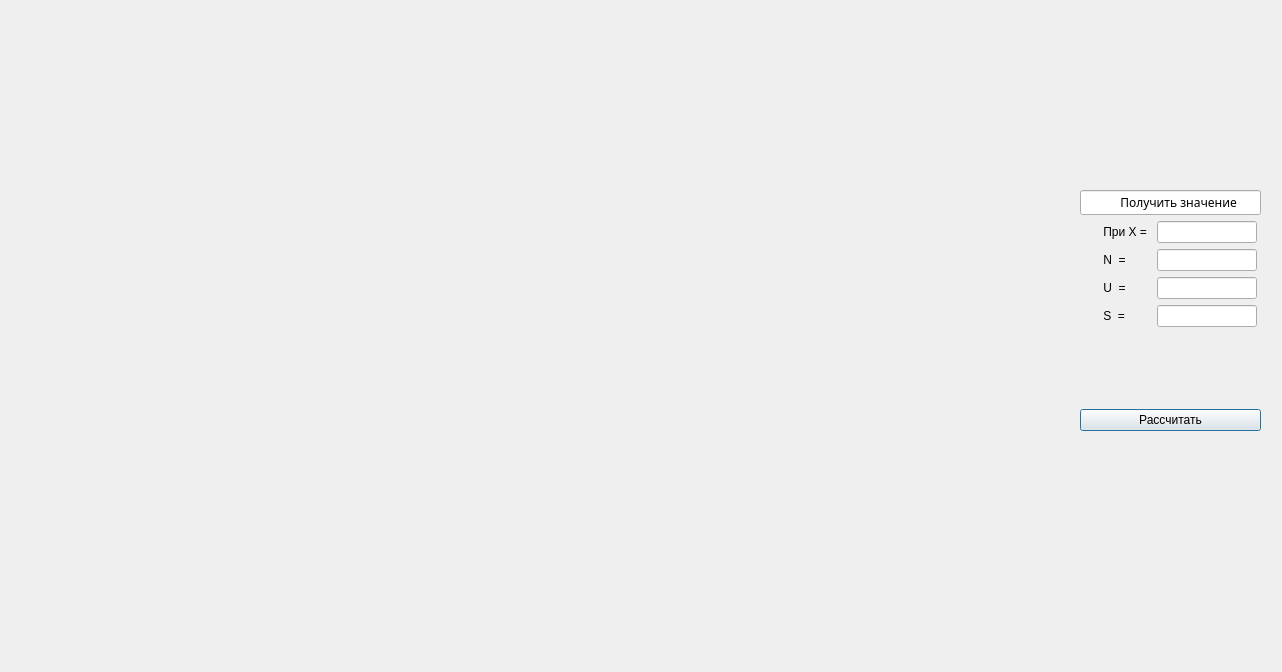
<?xml version="1.0" encoding="UTF-8"?>
<ui version="4.0">
 <class>Dialog</class>
 <widget class="QDialog" name="Dialog">
  <property name="geometry">
   <rect>
    <x>0</x>
    <y>0</y>
    <width>1282</width>
    <height>672</height>
   </rect>
  </property>
  <property name="windowTitle">
   <string>Dialog</string>
  </property>
  <widget class="QWidget" name="widget_2" native="true">
   <property name="geometry">
    <rect>
     <x>10</x>
     <y>340</y>
     <width>1021</width>
     <height>301</height>
    </rect>
   </property>
  </widget>
  <widget class="QWidget" name="widget_3" native="true">
   <property name="geometry">
    <rect>
     <x>10</x>
     <y>20</y>
     <width>1021</width>
     <height>301</height>
    </rect>
   </property>
  </widget>
  <widget class="QWidget" name="verticalLayoutWidget">
   <property name="geometry">
    <rect>
     <x>1080</x>
     <y>190</y>
     <width>181</width>
     <height>241</height>
    </rect>
   </property>
   <layout class="QVBoxLayout" name="verticalLayout">
    <item>
     <widget class="QLineEdit" name="lineEdit">
      <property name="font">
       <font>
        <family>Arial Rounded MT Bold</family>
        <pointsize>9</pointsize>
       </font>
      </property>
      <property name="text">
       <string>            Получить значение</string>
      </property>
     </widget>
    </item>
    <item>
     <layout class="QFormLayout" name="formLayout">
      <item row="0" column="0">
       <widget class="QLabel" name="label">
        <property name="text">
         <string>       При X = </string>
        </property>
       </widget>
      </item>
      <item row="0" column="1">
       <widget class="QLineEdit" name="lineEdit_2">
        <property name="enabled">
         <bool>true</bool>
        </property>
        <property name="maximumSize">
         <size>
          <width>100</width>
          <height>16777215</height>
         </size>
        </property>
       </widget>
      </item>
      <item row="1" column="0">
       <widget class="QLabel" name="label_2">
        <property name="text">
         <string>       N  = </string>
        </property>
       </widget>
      </item>
      <item row="2" column="0">
       <widget class="QLabel" name="label_3">
        <property name="text">
         <string>       U  = </string>
        </property>
       </widget>
      </item>
      <item row="3" column="0">
       <widget class="QLabel" name="label_4">
        <property name="text">
         <string>       S  = </string>
        </property>
       </widget>
      </item>
      <item row="1" column="1">
       <widget class="QLineEdit" name="lineEdit_3">
        <property name="enabled">
         <bool>true</bool>
        </property>
        <property name="maximumSize">
         <size>
          <width>100</width>
          <height>16777215</height>
         </size>
        </property>
       </widget>
      </item>
      <item row="2" column="1">
       <widget class="QLineEdit" name="lineEdit_4">
        <property name="enabled">
         <bool>true</bool>
        </property>
        <property name="maximumSize">
         <size>
          <width>100</width>
          <height>16777215</height>
         </size>
        </property>
       </widget>
      </item>
      <item row="3" column="1">
       <widget class="QLineEdit" name="lineEdit_5">
        <property name="enabled">
         <bool>true</bool>
        </property>
        <property name="maximumSize">
         <size>
          <width>100</width>
          <height>16777215</height>
         </size>
        </property>
       </widget>
      </item>
     </layout>
    </item>
    <item>
     <widget class="QPushButton" name="pushButton">
      <property name="text">
       <string>Рассчитать</string>
      </property>
     </widget>
    </item>
   </layout>
  </widget>
 </widget>
 <resources/>
 <connections/>
</ui>
